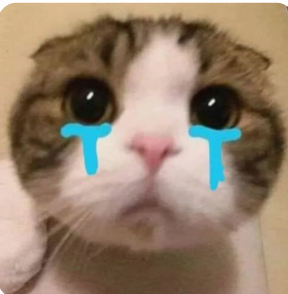
#> input picture open-cv/cat.jpg, 288 x 294 px, given in place of cat.png, which was not available
$ python png.py
#> lines starting #> are read from the running program, lines starting #| are printed output that depends on the picture; pictures that were not available may be replaced by others from this repository, and a replacement may not be noted
import cv2

img = cv2.imread("cat.png")
#> img is the input picture: shape (294, 288, 3); mean B, G, R 106.9, 126.9, 147.6

gray = cv2.cvtColor(img, cv2.COLOR_BGR2GRAY)
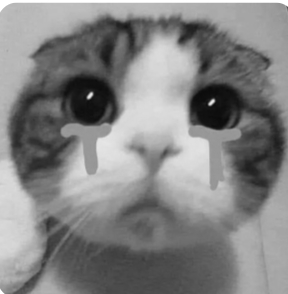
#> gray: shape (294, 288); min 11, max 255, mean 130.8
resized = cv2.resize(img, (20, 20))
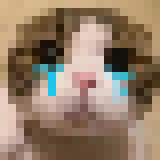
#> resized: shape (20, 20, 3) (shown 8 times larger); mean B, G, R 104.3, 124.9, 146.5
crop = img[15:200, 100:400]   # img[y1:y2, x1:x2]
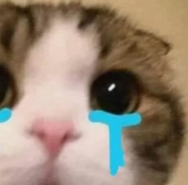
#> crop: shape (185, 188, 3); mean B, G, R 113.1, 130.6, 148.2
cv2.circle(img, (320, 300), 88, (255, 0, 0), 3)
cv2.line(img, (0, 0), (400, 400), (0, 0, 255), 2)
cv2.putText(img, "Billa gang ", (50, 50),
            cv2.FONT_HERSHEY_SIMPLEX, 1, (0, 255, 255), 2)
cv2.rectangle(img, (10, 5), (210, 20), (123, 251, 44), 3)
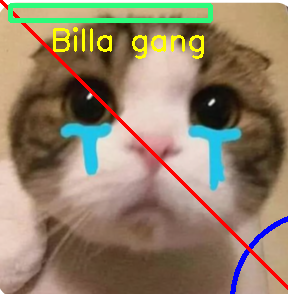
#> img: shape (294, 288, 3); mean B, G, R 104.6, 128.2, 146.1
cv2.imshow("Image Window", img)
cv2.imshow("Gray Image", gray)
cv2.waitKey(0)
cv2.destroyAllWindows()
